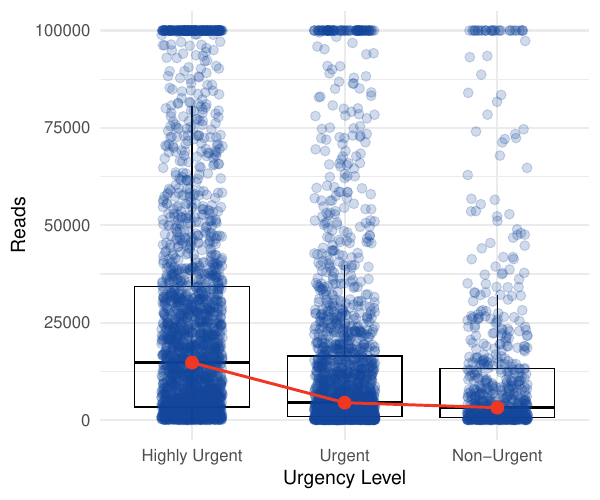

Write R code to recreate this figure.
library(ggplot2)
library(dplyr)

data <- read.csv("factor_tone.csv")


print(colnames(data)) 


median_data <- data %>%
  group_by(em_label) %>%                           
  summarise(median_read_num = median(read_num)) %>% 
  mutate(em_label = as.factor(em_label))           

print(median_data)

ggplot(data, aes(x = as.factor(em_label), y = read_num)) +
  geom_boxplot(aes(fill = as.factor(em_label)),  
               color = 'black',   
               size = 0.5,
               alpha = 0,  
               outlier.shape = NA) +            
  geom_jitter(aes(fill = as.factor(em_label)),  
              shape = 21,                       
              color = "#12459A",                 
              width = 0.2,                      
              alpha = 0.2,                      
              size = 3) +                     
  geom_line(data = median_data,          
            aes(x = em_label, y = median_read_num, group = 1),  
            color = "#EE3824",                   
            size = 1) +                         
  geom_point(data = median_data,                
             aes(x = em_label, y = median_read_num),
             color = "#EE3824",                   
             size = 4) +                        
  scale_x_discrete(
    limits = c("3","2",  "1"),  
    labels = c("3" = "Highly Urgent", "2" = "Urgent", "1" = "Non-Urgent")  
  ) +
  scale_fill_manual(
    values = c("#12459A", "#12459A", "#12459A") 
  ) +
  labs(
    x = "Urgency Level",  
    y = "Reads"    
  ) +
  theme_minimal(base_size = 16) +               
  theme(
    plot.title = element_blank(),              
    axis.title.x = element_text(size = 14),  #face = "bold"
    axis.title.y = element_text(size = 14),  
    axis.text.x = element_text(size = 12),                  
    axis.text.y = element_text(size = 12),                  
    legend.position = "none"                               
  )

ggsave("./factor_tone.pdf", width = 6, height = 5, device = "pdf")
